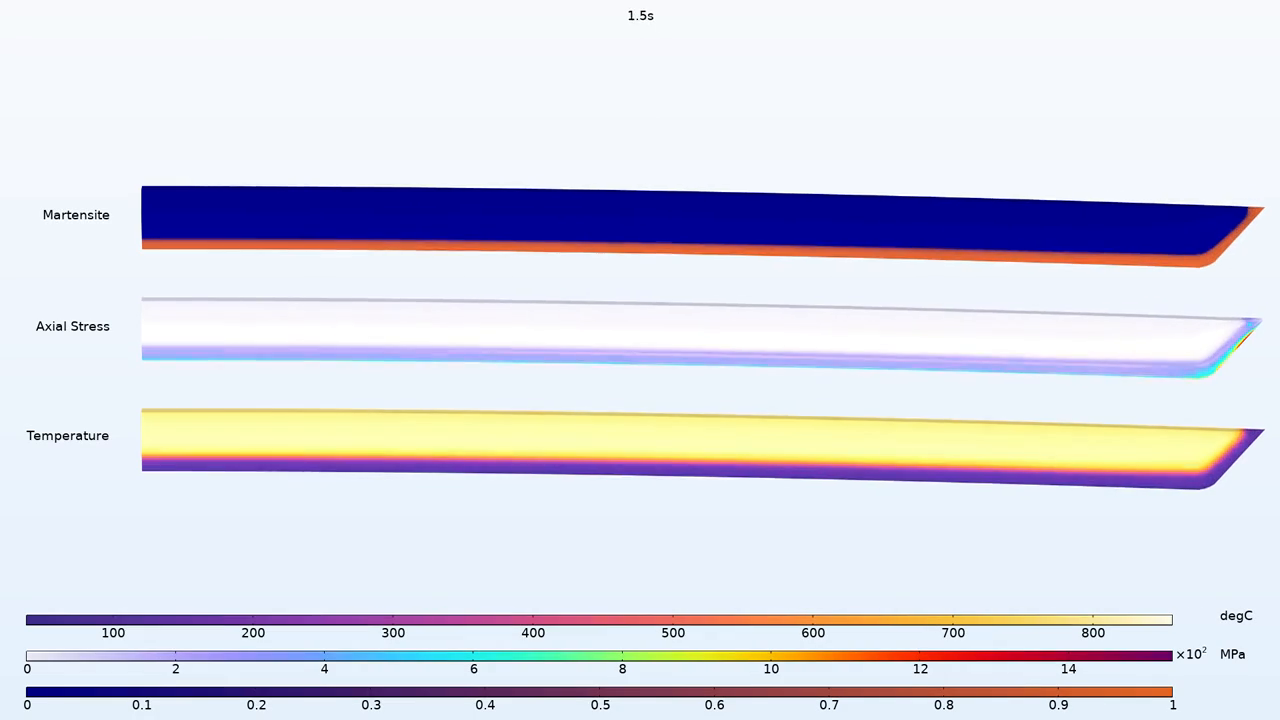
#> input picture frame 6 of 20240709_mp42gif/Animation_Different Quantities Animation.mp4, 1280 x 720 px, given in place of badapple.mp4, which was not available
$ python demo_badapple_video.py
#> lines starting #> are read from the running program, lines starting #| are printed output that depends on the picture; after the words box and inside, x2 and y2 are one past the last pixel; in counts of white or black regions, pixels touching at a corner belong together; pictures that were not available may be replaced by others from this repository, and a replacement may not be noted
"""
Bad Apple!! Full Video Demo - GS Phase Mask Rendering

Renders the full Bad Apple video with side-by-side intensity and phase mask.
Outputs frames for ffmpeg to combine with audio.

Output: frames/*.png -> badapple_gs_demo.mp4
"""

import os
import numpy as np
import cv2
import matplotlib
matplotlib.use('Agg')
import matplotlib.pyplot as plt
from gs_algorithms import weighted_gs


# --- Configuration ---
GRID_SIZE = 256          # SLM resolution
GS_ITERATIONS = 50       # GS iterations per frame
FPS = 10                 # Output frame rate (full video ~219s -> ~2190 frames)
VIDEO_PATH = "badapple.mp4"
FRAMES_DIR = "frames"


def create_gaussian_input(size: int, sigma: float = None) -> np.ndarray:
    """Create Gaussian input beam amplitude."""
    if sigma is None:
        sigma = size / 4
    x = np.linspace(-size // 2, size // 2, size)
    X, Y = np.meshgrid(x, x)
    return np.exp(-(X**2 + Y**2) / (2 * sigma**2))


def extract_frames(video_path: str, target_size: int, target_fps: int) -> list[np.ndarray]:
    """Extract all frames from video, resize and convert to binary."""
#> called with video_path = 'badapple.mp4', target_size = 256, target_fps = 10
    cap = cv2.VideoCapture(video_path)
    if not cap.isOpened():
        raise RuntimeError(f"Cannot open video: {video_path}")

    video_fps = cap.get(cv2.CAP_PROP_FPS)
    total_frames = int(cap.get(cv2.CAP_PROP_FRAME_COUNT))
    video_duration = total_frames / video_fps

    print(f"Video: {video_fps:.1f} FPS, {total_frames} frames, {video_duration:.1f}s duration")

    frame_skip = max(1, int(video_fps / target_fps))
    max_frames = int(video_duration * target_fps)

    print(f"Extracting: ~{max_frames} frames at {target_fps} FPS")

    frames = []
    frame_idx = 0

    while True:
        ret, frame = cap.read()
#> frame is the input picture: shape (720, 1280, 3); mean B, G, R 228.6, 216.4, 216.4
        if not ret:
            break

        if frame_idx % frame_skip == 0:
            gray = cv2.cvtColor(frame, cv2.COLOR_BGR2GRAY)
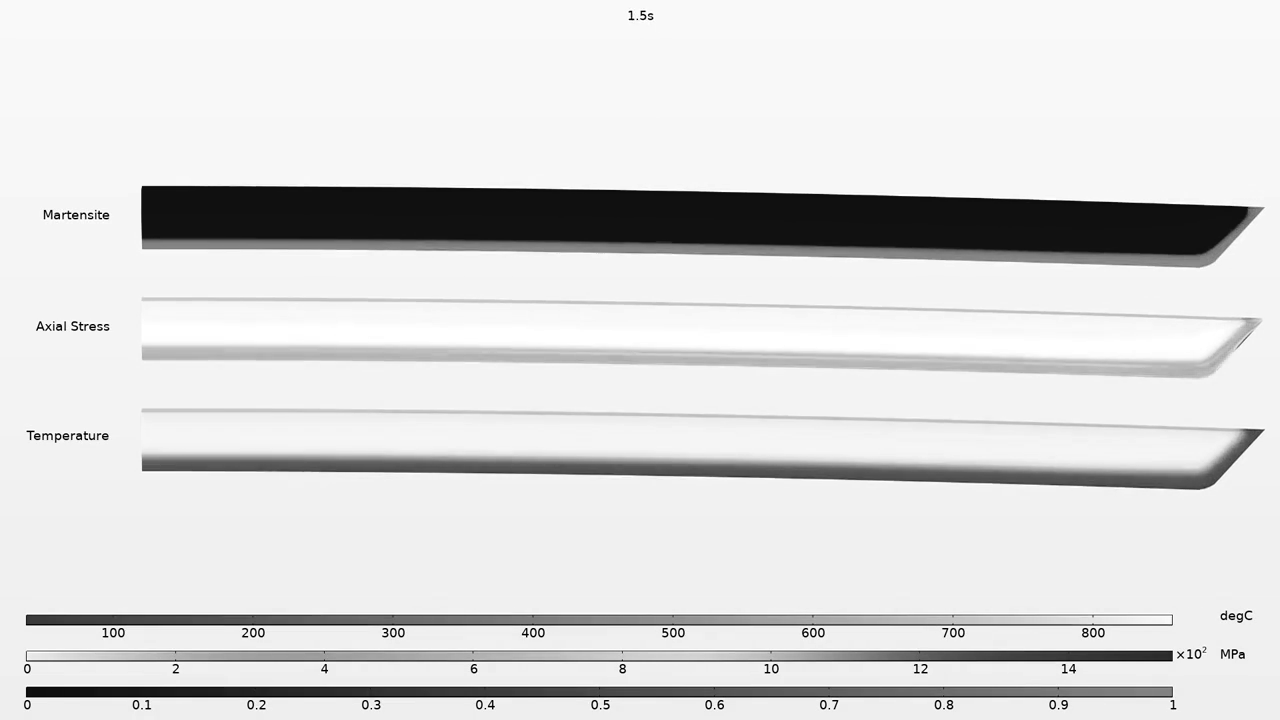
#> gray: shape (720, 1280); min 0, max 255, mean 217.7
            resized = cv2.resize(gray, (target_size, target_size), interpolation=cv2.INTER_AREA)
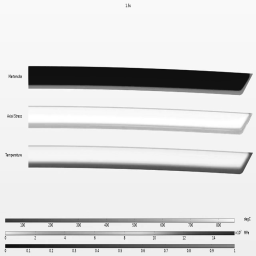
#> resized: shape (256, 256); min 12, max 255, mean 217.7
            _, binary = cv2.threshold(resized, 127, 255, cv2.THRESH_BINARY)
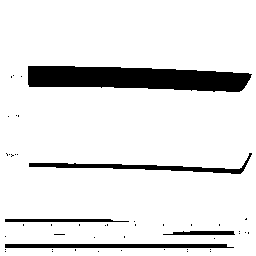
#> binary: shape (256, 256); 89.4% white; 48 black regions (43 under 20 px), largest, box (x1, y1, x2, y2) and area: (28, 66, 252, 92) 4423, (29, 153, 252, 174) 983, (5, 244, 234, 248) 895, (5, 219, 129, 222) 338, (163, 231, 235, 235) 239
            amplitude = binary.astype(np.float64) / 255.0
            frames.append(amplitude)

        frame_idx += 1

    cap.release()
    print(f"Extracted {len(frames)} frames")
    return frames


def render_sidebyside_frame(intensity: np.ndarray, phase: np.ndarray,
                             frame_idx: int, n_frames: int,
                             vmin_int: float, vmax_int: float) -> np.ndarray:
    """Render side-by-side frame: intensity (left) + phase (right)."""
    fig, axes = plt.subplots(1, 2, figsize=(10, 5), dpi=100)

    # Left: Intensity
    axes[0].imshow(intensity, cmap='hot', vmin=vmin_int, vmax=vmax_int)
    axes[0].set_title(f"Reconstructed Intensity", fontsize=12, fontweight='bold')
    axes[0].axis('off')

    # Right: Phase
    axes[1].imshow(phase, cmap='twilight', vmin=-np.pi, vmax=np.pi)
    axes[1].set_title(f"Phase Mask", fontsize=12, fontweight='bold')
    axes[1].axis('off')

    fig.suptitle(f"Bad Apple!! GS Demo - Frame {frame_idx+1}/{n_frames}",
                 fontsize=14, fontweight='bold')
    fig.tight_layout()

    fig.canvas.draw()
    buf = np.asarray(fig.canvas.buffer_rgba())
    img = buf[:, :, :3]
    plt.close(fig)
    return img.copy()


def main():
    """Run full Bad Apple video demo."""
    print("Bad Apple!! Full Video GS Demo")
    print("=" * 50)

    # Create frames directory
    os.makedirs(FRAMES_DIR, exist_ok=True)

    # Extract frames
    target_frames = extract_frames(VIDEO_PATH, GRID_SIZE, FPS)
    n_frames = len(target_frames)

    # Setup
    input_amp = create_gaussian_input(GRID_SIZE)

    # Estimate intensity range from sample frames
    sample_indices = [0, n_frames // 4, n_frames // 2, 3 * n_frames // 4, n_frames - 1]
    print(f"\nEstimating intensity range from {len(sample_indices)} samples...")

    sample_intensities = []
    for idx in sample_indices:
        result = weighted_gs(input_amp, target_frames[idx], GS_ITERATIONS, None)
        sample_intensities.append(result.reconstructed.ravel())

    all_samples = np.concatenate(sample_intensities)
    vmin_int = np.percentile(all_samples, 5)
    vmax_int = np.percentile(all_samples, 95)
    print(f"Intensity range (5-95%): [{vmin_int:.2f}, {vmax_int:.2f}]")

    # Process all frames
    print(f"\nProcessing {n_frames} frames...")
    current_phase = np.random.uniform(-np.pi, np.pi, (GRID_SIZE, GRID_SIZE))

    for i, target_amp in enumerate(target_frames):
        result = weighted_gs(input_amp, target_amp, GS_ITERATIONS, current_phase)
        current_phase = result.phase_mask

        frame_img = render_sidebyside_frame(
            result.reconstructed, result.phase_mask,
            i, n_frames, vmin_int, vmax_int
        )

        # Save as PNG
        frame_path = os.path.join(FRAMES_DIR, f"frame_{i:05d}.png")
        cv2.imwrite(frame_path, cv2.cvtColor(frame_img, cv2.COLOR_RGB2BGR))

        if (i + 1) % 100 == 0 or i == 0:
            print(f"  Frame {i+1}/{n_frames}")

    print(f"\nFrames saved to {FRAMES_DIR}/")
    print(f"\nTo create final video, run:")
    print(f"  ./make_video.sh")


if __name__ == "__main__":
    main()

$ run again, starting later in the video
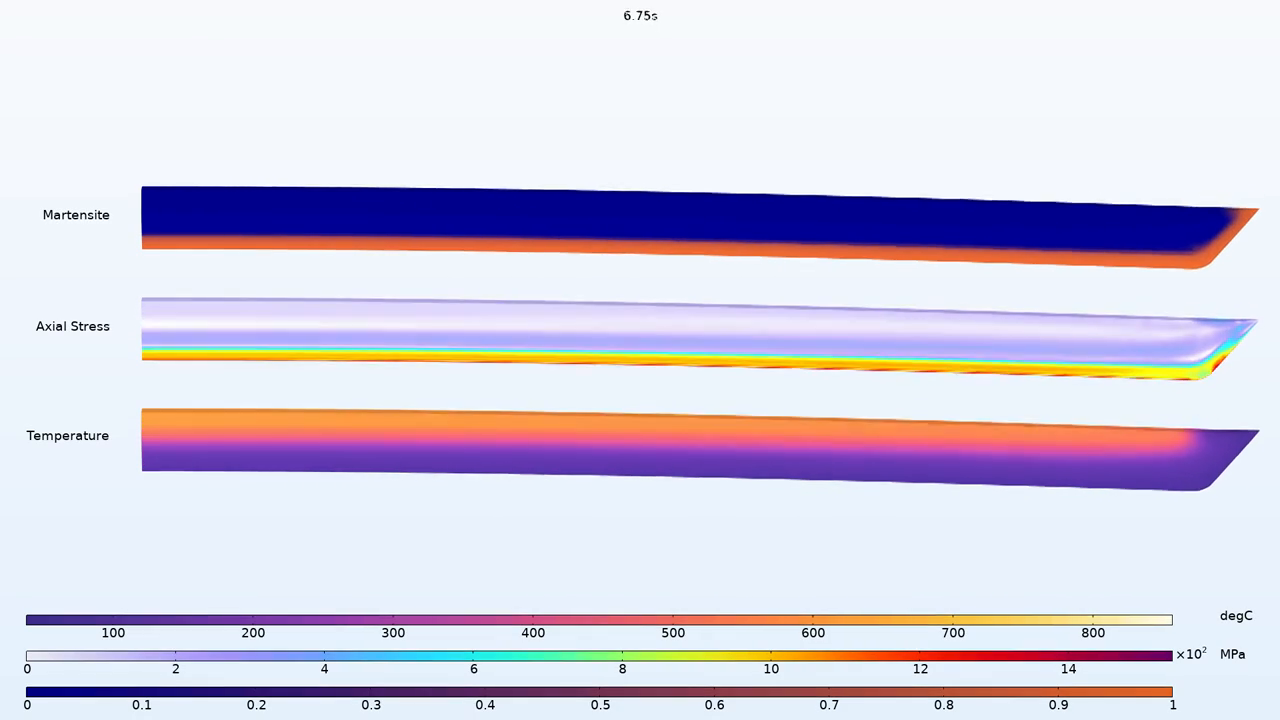
#> input picture frame 27 of 20240709_mp42gif/Animation_Different Quantities Animation.mp4, 1280 x 720 px, given in place of badapple.mp4, which was not available
#> in extract_frames, frame is the input picture: shape (720, 1280, 3); mean B, G, R 223.9, 207, 212.7
#> in extract_frames, `gray = cv2.cvtColor(frame, cv2.COLOR_BGR2GRAY)`:
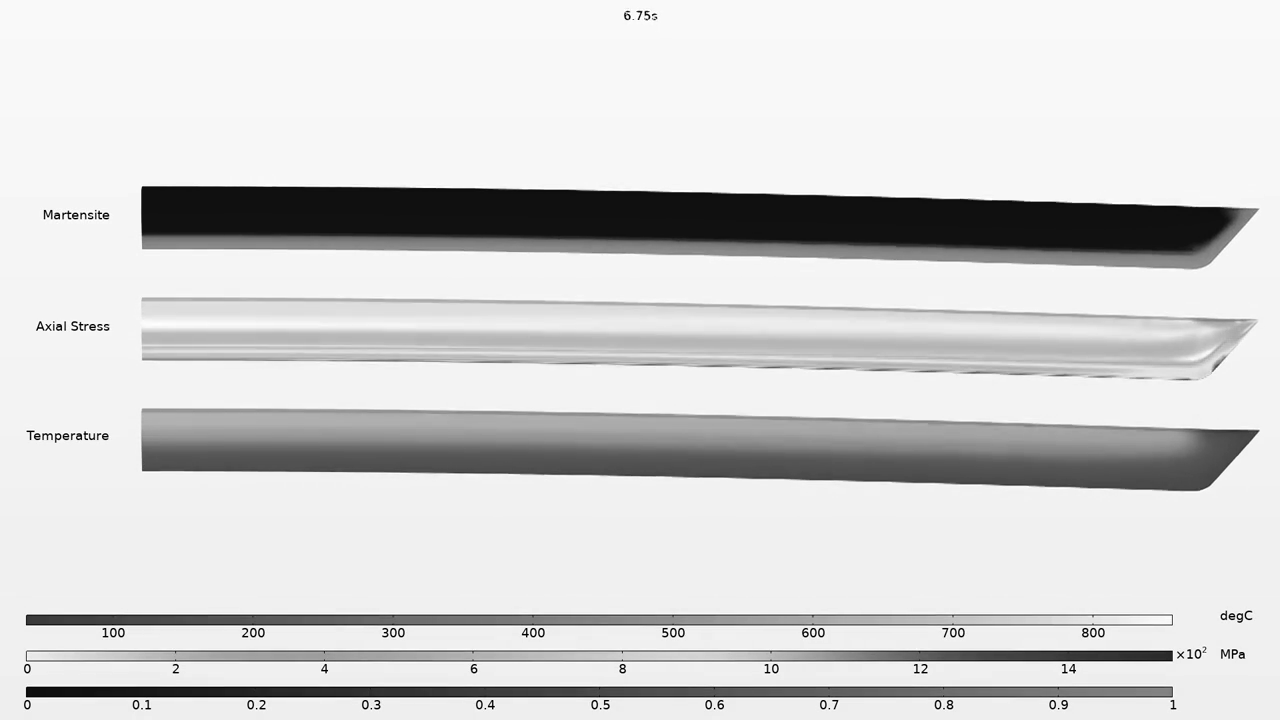
#> gray: shape (720, 1280); min 0, max 255, mean 210.5
#> in extract_frames, `_, binary = cv2.threshold(resized, 127, 255, cv2.THRESH_BINARY)`:
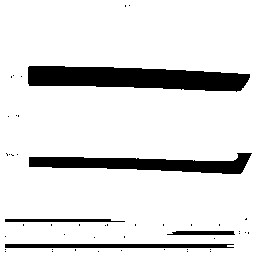
#> binary: shape (256, 256); 87.4% white; 48 black regions (43 under 20 px), largest, box (x1, y1, x2, y2) and area: (28, 66, 250, 92) 4184, (29, 153, 252, 174) 2515, (5, 244, 234, 248) 902, (5, 219, 125, 222) 332, (167, 231, 235, 235) 249
